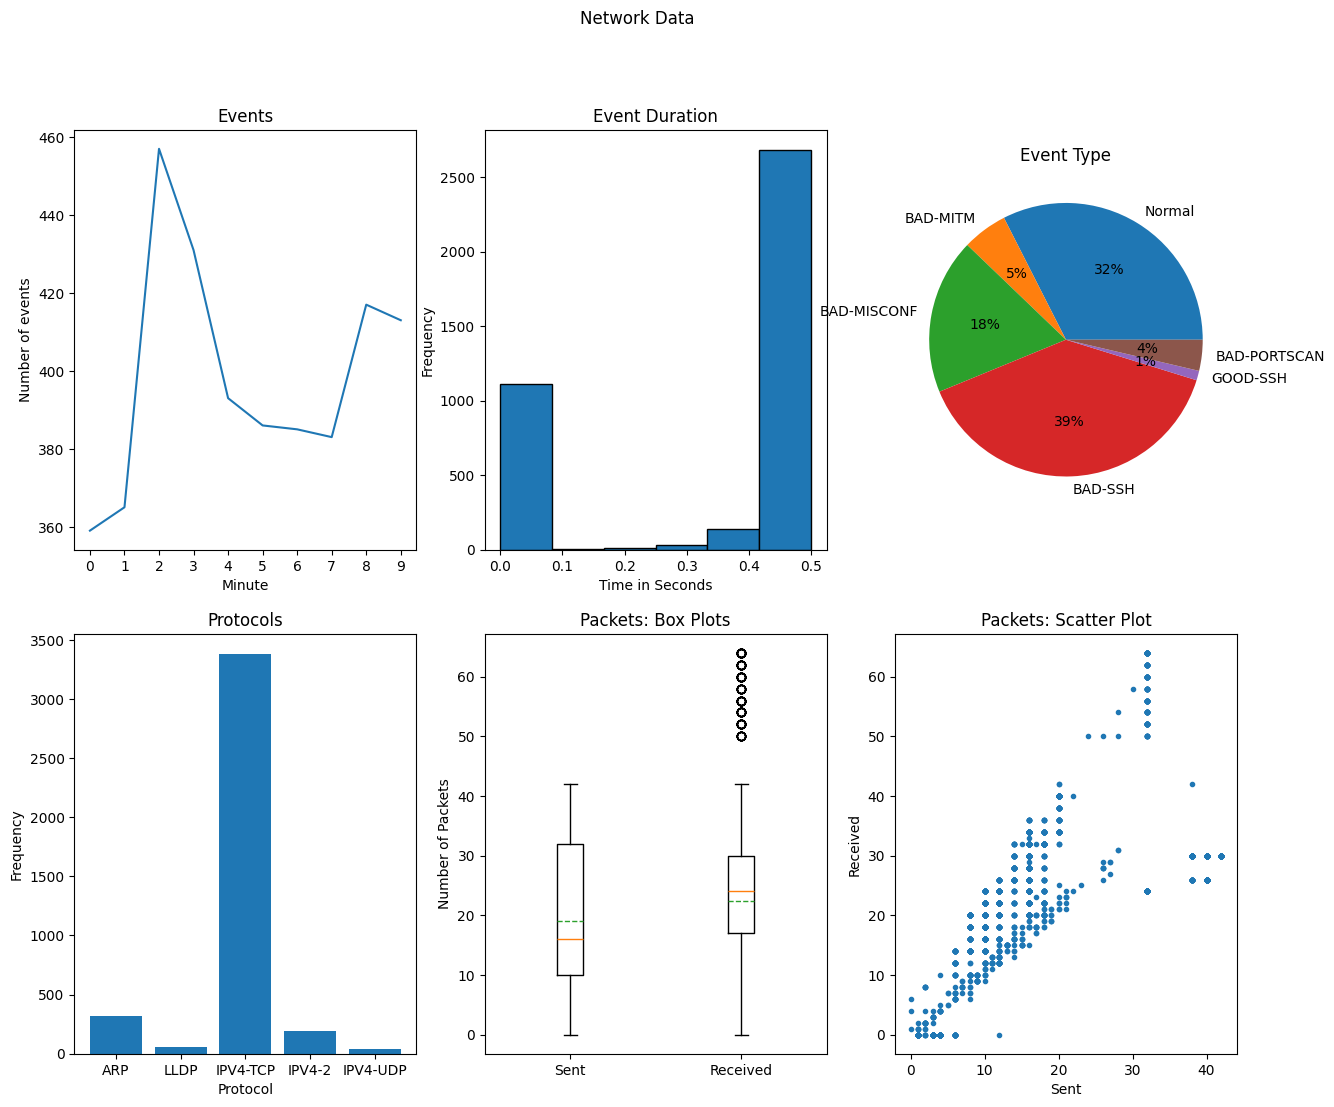

Source code (Python):
# Question 3 [TOTAL MARKS: 20]
# The Westermo network traffic dataset contains labeled network traffic data for analyzing and detecting 
# various types of network intrusions and malicious activities.  The file net_data.csv is a comma
# separated values file containing a subset of the data set over a 10 minute period.  The following is an 
# extract:

# Minute    Protocol    Duration    sPackets    rPackets    Type
# 0         ARP         0.000003    3           0           Normal
# 0         LLDP        0.000001    1           0           Normal
# 0         IPV4-TCP    0.47865     40          30          Normal
# 0         IPV4-TCP    0.499777    16          22          Normal
# 0         IPV4-TCP    0.499604    10          20          Normal
# 0         IPV4-2      0.002299    4           0           Normal

# Each line of the file is associated with a specific network event.  The column headings are explained in 
# Figure 3.2 overleaf.

# Write a Python program to visualise the data, as follows.  You may assume that matplotlib.pyplot 
# has been imported as plt.  You may not import anything else.


# Q 3(a) [3 Marks]

# (i)
# Open the file for reading; use exception handling to deal with the situation where the file 
# cannot be found.

# (ii)
#  Create the following data structures:
#  •A dictionary to store the number of network events per minute.
#  •Lists to store the values of the Duration, sPackets and rPackets columns.
#  •Dictionaries to store the frequencies of the values in the Protocol and Type columns.
#  Figure 3.3 overleaf provides a table showing sample data for the data structures.

filename = "net_data.csv"
filename = "exam_papers\\2024_25_summer\\q3_net_data\\net_data.csv"
filename = "exam_papers/2024_25_summer/q3_net_data/net_data.csv"

# 3(a)(ii)
duration_list = []
event_type_dict = {} # event type frequency
events_dict = {}     # number of network events per minute.
protocol_dict = {}   # protocol frequency
rPackets_list = []
sPackets_list = []


try:
    with open(filename) as data_file: # 3(a)(i)
        # print("Open")
        _ = data_file.readline() # 3(b)
        for line in data_file:
            try:
                minute, protocol, duration, spackets, rpackets, type = line.strip().split(",")

                event_type_dict[type] = event_type_dict.get(type, 0) + 1
                events_dict[int(minute)] = events_dict.get(int(minute), 0) + 1
                protocol_dict[protocol] = protocol_dict.get(protocol, 0) + 1

                duration_list.append(float(duration))
                rPackets_list.append(float(rpackets))
                sPackets_list.append(float(spackets))


            except ValueError:
                print(f"Skipping invalid line: {line.strip()}")
except FileNotFoundError:
    print(f"File not found: {filename}")

# print(duration_list)
# print(event_type_dict)
print(events_dict)
# print(protocol_dict)
# print(rPackets_list)
# print(sPackets_list)

# Q3(c)
import matplotlib.pyplot as plt

fig,axs = plt.subplots(2,3, figsize=(15,12))
# fig.set_size_inches(15,12) # width, height

fig.suptitle("Network Data") # Q3(c)(ii)

axs[0,0].set_title("Events")
axs[0,0].set_xlabel("Minute")
axs[0,0].set_ylabel("Number of events")
bins_list = [ i for i in events_dict.keys() ]
axs[0,0].set_xticks(bins_list)
axs[0,0].plot(events_dict.keys(),events_dict.values())

axs[0,1].set_title("Event Duration")
axs[0,1].set_xlabel("Time in Seconds")
axs[0,1].set_ylabel("Frequency")
axs[0,1].hist(duration_list,bins=6,ec="black")

axs[0,2].set_title("Event Type")
axs[0,2].pie(event_type_dict.values(),labels=event_type_dict.keys(), autopct="%.0f%%")


axs[1,0].set(title="Protocols", xlabel="Protocol",ylabel="Frequency")
axs[1,0].bar(protocol_dict.keys(), protocol_dict.values())

axs[1,1].set_title("Packets: Box Plots")
axs[1,1].set_ylabel("Number of Packets")
axs[1,1].boxplot([sPackets_list, rPackets_list], 
                 showmeans=True,
                 meanline=True, 
                 labels=["Sent","Received"]) # pass in the list of labels

axs[1,2].set(title="Packets: Scatter Plot", xlabel="Sent", ylabel="Received")
axs[1,2].scatter(sPackets_list, rPackets_list, marker=".")

plt.show()

fig.savefig("q3.png",bbox_inches='tight')